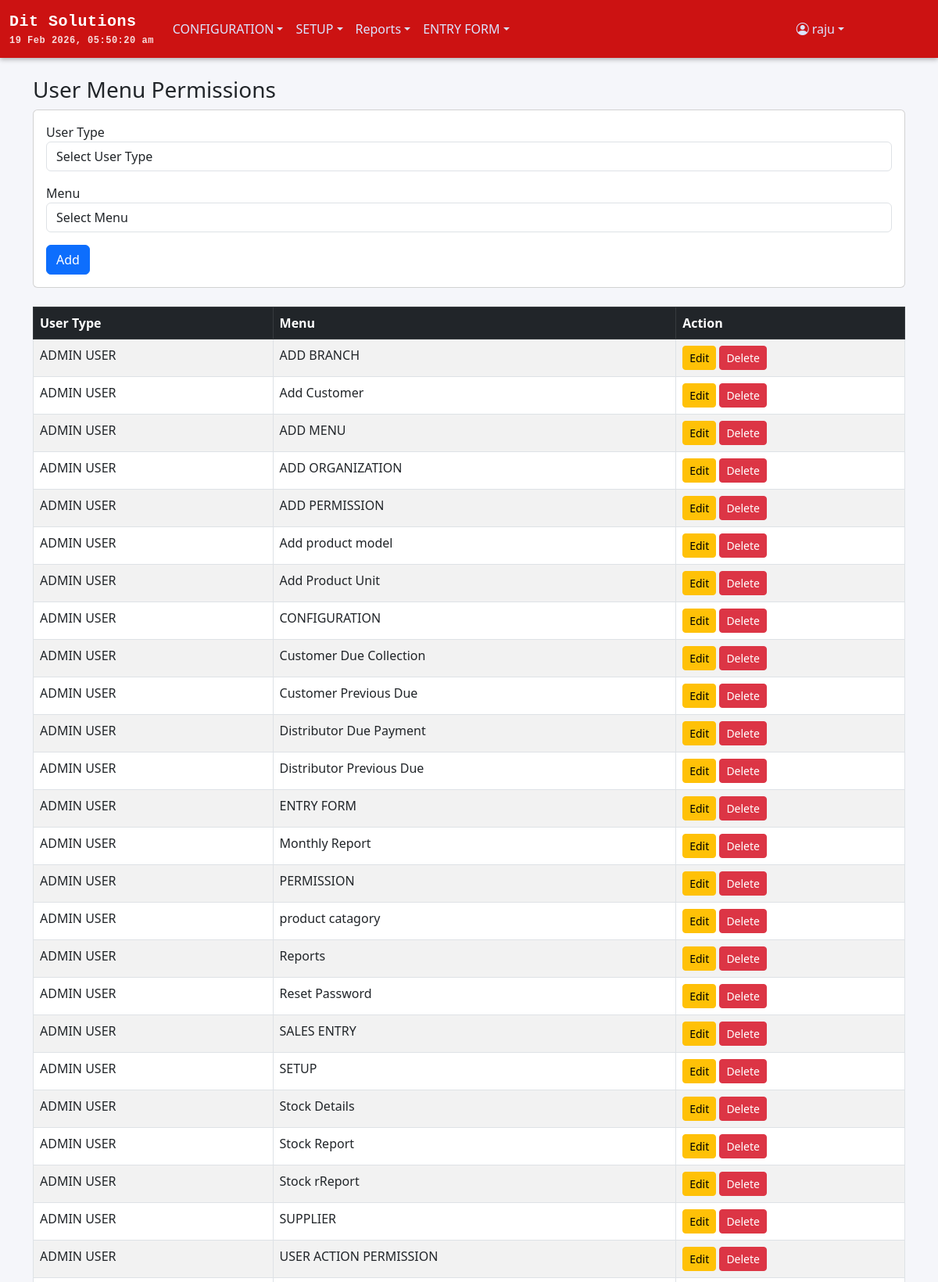
The page /menu_permission.php (signed in, upper part) on the database its author committed.
### tables this page shows
CREATE TABLE `menu_info` (
  `MENU_ID` int(11) NOT NULL,
  `MENU_NAME` varchar(100) NOT NULL,
  `MENU_LINK` varchar(255) DEFAULT NULL,
  `PARENT_ID` int(11) DEFAULT NULL
);

CREATE TABLE `user_menu_view_permission` (
  `PERMISSION_ID` varchar(200) NOT NULL,
  `USER_TYPE_ID` int(11) NOT NULL,
  `MENU_ID` int(11) NOT NULL,
  `CAN_VIEW` tinyint(1) DEFAULT 0,
  `AUTHORIZED_STATUS` varchar(1) DEFAULT NULL,
  `AUTHORIZED_USER` varchar(100) DEFAULT NULL,
  `AUTHORIZED_DATE` date DEFAULT NULL,
  `ENTRY_USER` varchar(200) NOT NULL,
  `ENTRY_DATE` date NOT NULL DEFAULT curdate(),
  `EDIT_USER` varchar(200) DEFAULT NULL,
  `EDIT_DATE` date DEFAULT NULL,
  `DELETE_USER` varchar(200) DEFAULT NULL,
  `DELETE_DATE` date DEFAULT NULL,
  `ORG_CODE` varchar(20) DEFAULT NULL,
  `BR_CODE` varchar(20) DEFAULT NULL
);

CREATE TABLE `user_type_info` (
  `USER_TYPE_ID` int(11) NOT NULL,
  `USER_TYPE_NAME` varchar(100) NOT NULL,
  `USER_TYPE_CODE` varchar(50) NOT NULL,
  `ROLE_LEVEL` int(11) NOT NULL
);

### menu_permission.php (the view, shortened to what this page needs)
<?php
require 'db.php';
$brCode      = $_SESSION['user']['br_code'];
$canInsert   = $_SESSION['user']['can_insert'] ?? 0;
$canEdit     = $_SESSION['user']['can_edit'] ?? 0;
$canDelete   = $_SESSION['user']['can_delete'] ?? 0;
$editPermission = null;
$stmt = $pdo->prepare("SELECT p.*, u.USER_TYPE_NAME, m.MENU_NAME
                       FROM user_menu_view_permission p
                       JOIN user_type_info u ON p.USER_TYPE_ID = u.USER_TYPE_ID
                       JOIN menu_info m ON p.MENU_ID = m.MENU_ID
                       WHERE p.BR_CODE = :br_code
                       ORDER BY u.USER_TYPE_NAME, m.MENU_NAME");
$stmt->execute(['br_code' => $brCode]);
$allPermissions = $stmt->fetchAll(PDO::FETCH_ASSOC);
?>
<!DOCTYPE html>
<html lang="en">
<head>
<link href="https://cdn.jsdelivr.net/npm/bootstrap@5.3.0/dist/css/bootstrap.min.css" rel="stylesheet">
<link href="https://cdn.jsdelivr.net/npm/bootstrap-icons@1.10.5/font/bootstrap-icons.css" rel="stylesheet">
</head>
<body class="d-flex flex-column min-vh-100">
<?php include 'header.php'; ?>
<main class="flex-grow-1 container py-4">
    <h3>User Menu Permissions</h3>
    <?php if ($canInsert || $editPermission): ?>
    <div class="card mb-4">
        <div class="card-body">
            <form method="post">
                <div class="mb-3">
                    <label>User Type</label>
                    <select name="user_type_id" class="form-control" required>
                        <option value="">Select User Type</option>
                    </select>
                </div>
                <div class="mb-3">
                    <label>Menu</label>
                    <select name="menu_id" class="form-control" required>
                        <option value="">Select Menu</option>
                    </select>
                </div>
                <button type="submit" class="btn btn-primary"><?= $editPermission ? 'Update' : 'Add' ?></button>
            </form>
        </div>
    </div>
    <?php endif; ?>
    <div class="table-responsive">
        <table class="table table-bordered table-striped">
            <thead class="table-dark">
                <tr>
                    <th>User Type</th>
                    <th>Menu</th>
                    <th>Action</th>
                </tr>
            </thead>
            <tbody>
                <?php foreach ($allPermissions as $perm): ?>
                <tr>
                    <td><?= htmlspecialchars($perm['USER_TYPE_NAME']) ?></td>
                    <td><?= htmlspecialchars($perm['MENU_NAME']) ?></td>
                    <td>
                        <?php if ($canEdit): ?>
                            <a href="?edit=<?= urlencode($perm['PERMISSION_ID']) ?>" class="btn btn-sm btn-warning">Edit</a>
                        <?php endif; ?>
                        <?php if ($canDelete): ?>
                            <a href="?delete=<?= urlencode($perm['PERMISSION_ID']) ?>" class="btn btn-sm btn-danger" onclick="return confirm('Are you sure?')">Delete</a>
                        <?php endif; ?>
                    </td>
                </tr>
                <?php endforeach; ?>
            </tbody>
        </table>
    </div>
</main>
<?php include 'footer.php'; ?>
</body>
</html>

### header.php (shortened to what this page needs)
<?php
$loginUserTypeId = $_SESSION['user']['user_type_id'] ?? '';
$loginUserId     = $_SESSION['user']['user_id'] ?? '';
$sqlMenus = "SELECT m.MENU_ID, m.MENU_NAME, m.MENU_LINK, m.PARENT_ID
             FROM menu_info m
             INNER JOIN user_menu_view_permission ump
                 ON m.MENU_ID = ump.MENU_ID
             WHERE ump.USER_TYPE_ID = :user_type_id
               AND ump.CAN_VIEW = true
             ORDER BY m.MENU_ID";
$stmtMenus = $pdo->prepare($sqlMenus);
$stmtMenus->execute(['user_type_id' => $loginUserTypeId]);
$menus = $stmtMenus->fetchAll(PDO::FETCH_ASSOC);
$menuTree = [];
foreach ($menus as $menu) {
    $parentId = $menu['PARENT_ID'] ?: 0;
    $menuTree[$parentId][] = $menu;
}
?>
<!DOCTYPE html>
<html lang="en">
<head>
    <link href="https://cdn.jsdelivr.net/npm/bootstrap@5.3.0/dist/css/bootstrap.min.css" rel="stylesheet">
    <link href="https://cdn.jsdelivr.net/npm/bootstrap-icons@1.10.5/font/bootstrap-icons.css" rel="stylesheet">
</head>
<body>
<nav class="navbar navbar-expand-lg navbar-dark">
    <div class="container-fluid">
       <a class="navbar-brand d-flex flex-column" href="home.php">
    <span>
        <?= htmlspecialchars($_SESSION['user']['org_name'] ?? 'Stock36') ?>
    </span>
    <small id="currentDateTime" style="font-size: 0.75rem; opacity: 0.85;">
    </small>
</a>
        <div class="collapse navbar-collapse" id="navbarContent">
            <ul class="navbar-nav me-auto mb-2 mb-lg-0">
                <?php
                if (isset($menuTree[0])) {
                    foreach ($menuTree[0] as $menu) {
                        $menuId = $menu['MENU_ID'];
                        if (isset($menuTree[$menuId])) {
                            echo '<li class="nav-item dropdown">';
                            echo '<a class="nav-link dropdown-toggle" href="#" role="button" data-bs-toggle="dropdown">'
                                . htmlspecialchars($menu['MENU_NAME']) . '</a>';
                            echo '<ul class="dropdown-menu">';
                            echo '</ul></li>';
                        } else {
                            echo '<li class="nav-item">';
                            echo '<a class="nav-link" href="' . htmlspecialchars($menu['MENU_LINK']) . '">'
                                . htmlspecialchars($menu['MENU_NAME']) . '</a></li>';
                        }
                    }
                }
                ?>
            </ul>
<ul class="navbar-nav ms-auto" style="margin-right: 100px;">
    <li class="nav-item dropdown">
        <a class="nav-link dropdown-toggle d-flex align-items-center" href="#" role="button" data-bs-toggle="dropdown">
            <i class="bi bi-person-circle me-1"></i>
            <?= htmlspecialchars($loginUserId) ?>
        </a>
    </li>
</ul>
        </div>
    </div>
</nav>
</body>
</html>

### header.php (style rules this page uses)
.navbar { background: linear-gradient(90deg, rgb(204, 18, 18) 0%, rgb(204, 18, 18) 100%); box-shadow: 0 2px 6px rgba(0, 0, 0, 0.3); transition: background 0.3s ease; }
.navbar-brand { font-family: "SF Mono", "Roboto Mono", "Menlo", "Consolas", monospace; font-weight: 600; font-size: 1.3rem; color: #ffffff !important; letter-spacing: 0.5px; transition: all 0.3s ease; }
.navbar-nav .nav-link { color: #dbe4ff !important; transition: color 0.3s ease, transform 0.2s ease; }

### footer.php (style rules this page uses)
body { display: flex; flex-direction: column; min-height: 100vh; background-color: #f5f6fa; }

### rows shown on the page
menu_info: MENU_NAME "CONFIGURATION"
menu_info: MENU_NAME "SETUP"
menu_info: MENU_NAME "Reports"
menu_info: MENU_NAME "ENTRY FORM"
user_menu_view_permission: USER_TYPE_ID.USER_TYPE_NAME "ADMIN USER", MENU_ID.MENU_NAME "ADD BRANCH"
user_menu_view_permission: USER_TYPE_ID.USER_TYPE_NAME "ADMIN USER", MENU_ID.MENU_NAME "Add Customer"
user_menu_view_permission: USER_TYPE_ID.USER_TYPE_NAME "ADMIN USER", MENU_ID.MENU_NAME "ADD MENU"
user_menu_view_permission: USER_TYPE_ID.USER_TYPE_NAME "ADMIN USER", MENU_ID.MENU_NAME "ADD ORGANIZATION"
user_menu_view_permission: USER_TYPE_ID.USER_TYPE_NAME "ADMIN USER", MENU_ID.MENU_NAME "ADD PERMISSION"
user_menu_view_permission: USER_TYPE_ID.USER_TYPE_NAME "ADMIN USER", MENU_ID.MENU_NAME "Add product model"
user_menu_view_permission: USER_TYPE_ID.USER_TYPE_NAME "ADMIN USER", MENU_ID.MENU_NAME "Add Product Unit"
user_menu_view_permission: USER_TYPE_ID.USER_TYPE_NAME "ADMIN USER", MENU_ID.MENU_NAME "CONFIGURATION"
user_menu_view_permission: USER_TYPE_ID.USER_TYPE_NAME "ADMIN USER", MENU_ID.MENU_NAME "Customer Due Collection"
user_menu_view_permission: USER_TYPE_ID.USER_TYPE_NAME "ADMIN USER", MENU_ID.MENU_NAME "Customer Previous Due"
user_menu_view_permission: USER_TYPE_ID.USER_TYPE_NAME "ADMIN USER", MENU_ID.MENU_NAME "Distributor Due Payment"
user_menu_view_permission: USER_TYPE_ID.USER_TYPE_NAME "ADMIN USER", MENU_ID.MENU_NAME "Distributor Previous Due"
user_menu_view_permission: USER_TYPE_ID.USER_TYPE_NAME "ADMIN USER", MENU_ID.MENU_NAME "ENTRY FORM"
user_menu_view_permission: USER_TYPE_ID.USER_TYPE_NAME "ADMIN USER", MENU_ID.MENU_NAME "Monthly Report"
user_menu_view_permission: USER_TYPE_ID.USER_TYPE_NAME "ADMIN USER", MENU_ID.MENU_NAME "PERMISSION"
user_menu_view_permission: USER_TYPE_ID.USER_TYPE_NAME "ADMIN USER", MENU_ID.MENU_NAME "product catagory"
user_menu_view_permission: USER_TYPE_ID.USER_TYPE_NAME "ADMIN USER", MENU_ID.MENU_NAME "Reports"
user_menu_view_permission: USER_TYPE_ID.USER_TYPE_NAME "ADMIN USER", MENU_ID.MENU_NAME "Reset Password"
user_menu_view_permission: USER_TYPE_ID.USER_TYPE_NAME "ADMIN USER", MENU_ID.MENU_NAME "SALES ENTRY"
user_menu_view_permission: USER_TYPE_ID.USER_TYPE_NAME "ADMIN USER", MENU_ID.MENU_NAME "SETUP"
user_menu_view_permission: USER_TYPE_ID.USER_TYPE_NAME "ADMIN USER", MENU_ID.MENU_NAME "Stock Details"
user_menu_view_permission: USER_TYPE_ID.USER_TYPE_NAME "ADMIN USER", MENU_ID.MENU_NAME "Stock Report"
user_menu_view_permission: USER_TYPE_ID.USER_TYPE_NAME "ADMIN USER", MENU_ID.MENU_NAME "Stock rReport"
user_menu_view_permission: USER_TYPE_ID.USER_TYPE_NAME "ADMIN USER", MENU_ID.MENU_NAME "SUPPLIER"
user_menu_view_permission: USER_TYPE_ID.USER_TYPE_NAME "ADMIN USER", MENU_ID.MENU_NAME "USER ACTION PERMISSION"

### other values the page prints
$_SESSION['user']['org_name'] "Dit Solutions"
$loginUserId "raju"
